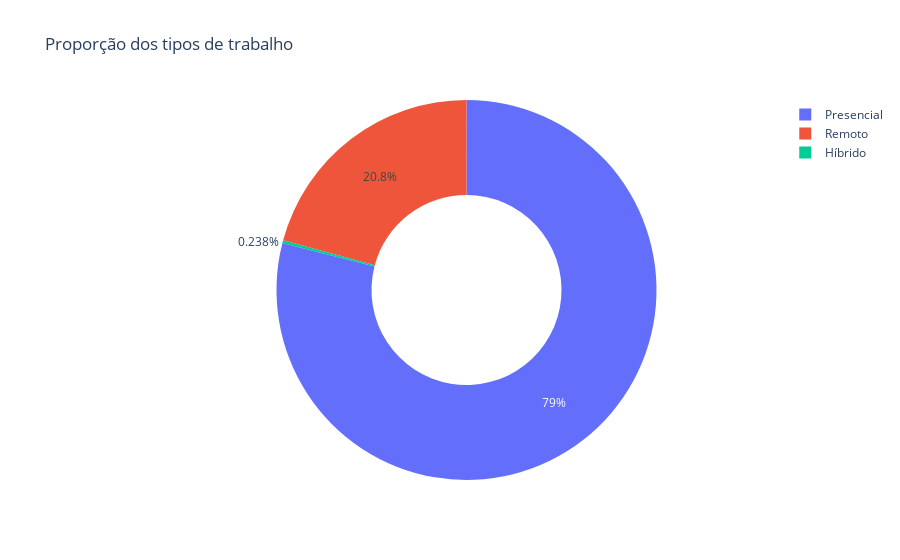

Notebook cell for this chart:
### Code cell
remoto_contagem = df_limpo['remoto'].value_counts().reset_index()
remoto_contagem.columns = ['tipo_trabalho', 'quantidade']

fig = px.pie(remoto_contagem,
             names='tipo_trabalho',
             values='quantidade',
             title='Proporção dos tipos de trabalho',
             hole=0.5
          )

fig.show()

### Figure 1 — Plotly figure (JSON) as saved in the notebook; plotly's stock layout.template omitted (floating-point values rounded to 4 significant figures)
{"data": [{"domain": {"x": [0, 1], "y": [0, 1]}, "hole": 0.5, "hovertemplate": "tipo_trabalho=%{label}<br>quantidade=%{value}<extra></extra>", "labels": ["Presencial", "Remoto", "Híbrido"], "legendgroup": "", "name": "", "showlegend": true, "type": "pie", "values": [105305, 27716, 318]}], "layout": {"legend": {"tracegroupgap": 0}, "title": {"text": "Proporção dos tipos de trabalho"}}}
